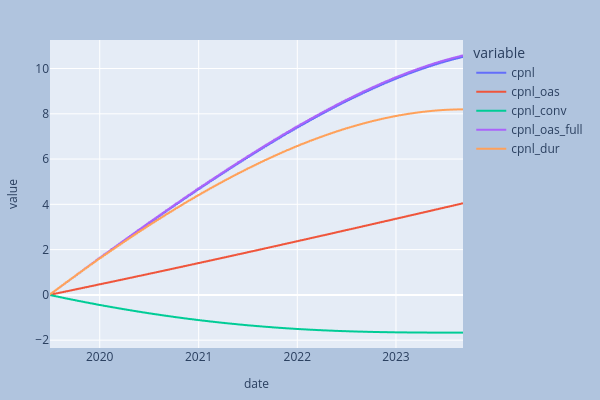

Notebook code for this chart:
### Code cell
fig = px.line(
    res[:-4], x="date", y=["cpnl", "cpnl_oas", "cpnl_conv", "cpnl_oas_full", "cpnl_dur"]
)
fig.update_layout(**layout_dict)

### Figure 1 — Plotly figure (JSON) as saved in the notebook; plotly's stock layout.template omitted (floating-point values rounded to 4 significant figures; data arrays with more than 128 entries replaced by an {"elided": "..."} marker saying what was removed)
{"data": [{"hovertemplate": "variable=cpnl<br>date=%{x}<br>value=%{y}<extra></extra>", "legendgroup": "cpnl", "line": {"color": "#636efa", "dash": "solid"}, "marker": {"symbol": "circle"}, "mode": "lines", "name": "cpnl", "showlegend": true, "type": "scattergl", "x": {"elided": "1049 str values"}, "xaxis": "x", "y": {"elided": "1049 float values"}, "yaxis": "y"}, {"hovertemplate": "variable=cpnl_oas<br>date=%{x}<br>value=%{y}<extra></extra>", "legendgroup": "cpnl_oas", "line": {"color": "#EF553B", "dash": "solid"}, "marker": {"symbol": "circle"}, "mode": "lines", "name": "cpnl_oas", "showlegend": true, "type": "scattergl", "x": {"elided": "1049 str values"}, "xaxis": "x", "y": {"elided": "1049 float values"}, "yaxis": "y"}, {"hovertemplate": "variable=cpnl_conv<br>date=%{x}<br>value=%{y}<extra></extra>", "legendgroup": "cpnl_conv", "line": {"color": "#00cc96", "dash": "solid"}, "marker": {"symbol": "circle"}, "mode": "lines", "name": "cpnl_conv", "showlegend": true, "type": "scattergl", "x": {"elided": "1049 str values"}, "xaxis": "x", "y": {"elided": "1049 float values"}, "yaxis": "y"}, {"hovertemplate": "variable=cpnl_oas_full<br>date=%{x}<br>value=%{y}<extra></extra>", "legendgroup": "cpnl_oas_full", "line": {"color": "#ab63fa", "dash": "solid"}, "marker": {"symbol": "circle"}, "mode": "lines", "name": "cpnl_oas_full", "showlegend": true, "type": "scattergl", "x": {"elided": "1049 str values"}, "xaxis": "x", "y": {"elided": "1049 float values"}, "yaxis": "y"}, {"hovertemplate": "variable=cpnl_dur<br>date=%{x}<br>value=%{y}<extra></extra>", "legendgroup": "cpnl_dur", "line": {"color": "#FFA15A", "dash": "solid"}, "marker": {"symbol": "circle"}, "mode": "lines", "name": "cpnl_dur", "showlegend": true, "type": "scattergl", "x": {"elided": "1049 str values"}, "xaxis": "x", "y": {"elided": "1049 float values"}, "yaxis": "y"}], "layout": {"height": 400, "legend": {"title": {"text": "variable"}, "tracegroupgap": 0}, "margin": {"b": 20, "l": 20, "r": 20, "t": 40}, "paper_bgcolor": "LightSteelBlue", "title": {"font": {"size": 14}}, "width": 600, "xaxis": {"anchor": "y", "domain": [0, 1], "title": {"font": {"size": 12}, "text": "date"}}, "yaxis": {"anchor": "x", "domain": [0, 1], "title": {"font": {"size": 12}, "text": "value"}}}}
